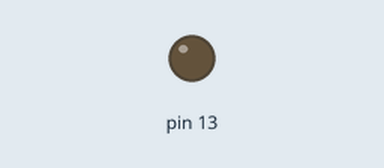
The sketch below on a simulated Arduino Uno, built with avr-gcc and run on an emulated ATmega328P. Shown: output pins drawn as LEDs (lit = HIGH).

Above: at 1.3 s.
At 13.3 s:
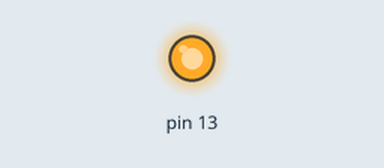
Timing chart, 0 to 14.6 s (numbered marks = the images above):
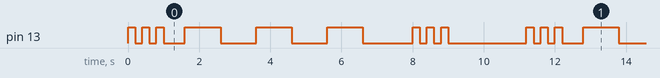

Measured:
- by itself, pin 13: repeats every 11.2 s: 2 × (LOW 0.20 s, HIGH 0.20 s), LOW 0.60 s, 2 × (HIGH 1.0 s, LOW 1.0 s), HIGH 1.0 s, LOW 1.4 s, 2 × (HIGH 0.20 s, LOW 0.20 s), HIGH 0.20 s, LOW 2.2 s, HIGH 0.20 s
- by itself, everything shown: repeats every 11.2 s, in 18 steps

The sketch:

sketch_SOS_light_Blinks.ino
```cpp
// SOS source code
// . . .  - - - . . .
void setup() {
  // put your setup code here, to run once:
  pinMode(13,OUTPUT);

}

void S()
{

  for(int i=0 ; i<3;i++){
  digitalWrite(13,HIGH);
  delay(200);
  digitalWrite(13,LOW);
  delay(200);
  }

}

void O()
{
  for(int i=0 ; i<3;i++){
  digitalWrite(13,HIGH);
  delay(1000);
  digitalWrite(13,LOW);
  delay(1000);
  }

}
void loop() {
  // put your main code here, to run repeatedly:
  S();
  delay(400);
  O();
  delay(400);
  S();
  delay(2000);
}
```
